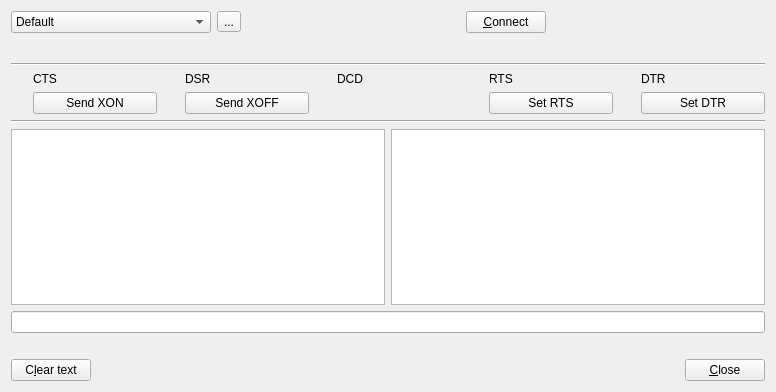
<?xml version="1.0" encoding="UTF-8"?>
<ui version="4.0">
 <class>SerialPortTestDialog</class>
 <widget class="QDialog" name="SerialPortTestDialog">
  <property name="geometry">
   <rect>
    <x>0</x>
    <y>0</y>
    <width>776</width>
    <height>392</height>
   </rect>
  </property>
  <property name="windowTitle">
   <string>Dialog</string>
  </property>
  <property name="windowIcon">
   <iconset resource="application.qrc">
    <normaloff>:/images/serial.png</normaloff>:/images/serial.png</iconset>
  </property>
  <layout class="QVBoxLayout" name="verticalLayout">
   <item>
    <layout class="QHBoxLayout" name="horizontalLayout">
     <item>
      <widget class="QComboBox" name="configBox">
       <property name="minimumSize">
        <size>
         <width>200</width>
         <height>0</height>
        </size>
       </property>
       <item>
        <property name="text">
         <string>Default</string>
        </property>
       </item>
      </widget>
     </item>
     <item>
      <widget class="QToolButton" name="configButton">
       <property name="text">
        <string>...</string>
       </property>
       <property name="icon">
        <iconset resource="application.qrc">
         <normaloff>:/images/serialconfig.png</normaloff>:/images/serialconfig.png</iconset>
       </property>
       <property name="arrowType">
        <enum>Qt::NoArrow</enum>
       </property>
      </widget>
     </item>
     <item>
      <spacer name="horizontalSpacer">
       <property name="orientation">
        <enum>Qt::Horizontal</enum>
       </property>
       <property name="sizeHint" stdset="0">
        <size>
         <width>40</width>
         <height>20</height>
        </size>
       </property>
      </spacer>
     </item>
     <item>
      <widget class="QPushButton" name="connectButton">
       <property name="text">
        <string>&amp;Connect</string>
       </property>
       <property name="icon">
        <iconset resource="application.qrc">
         <normaloff>:/images/connect_no.png</normaloff>:/images/connect_no.png</iconset>
       </property>
       <property name="checkable">
        <bool>true</bool>
       </property>
       <property name="autoDefault">
        <bool>false</bool>
       </property>
       <property name="default">
        <bool>false</bool>
       </property>
      </widget>
     </item>
     <item>
      <spacer name="horizontalSpacer_4">
       <property name="orientation">
        <enum>Qt::Horizontal</enum>
       </property>
       <property name="sizeHint" stdset="0">
        <size>
         <width>40</width>
         <height>20</height>
        </size>
       </property>
      </spacer>
     </item>
    </layout>
   </item>
   <item>
    <spacer name="verticalSpacer">
     <property name="orientation">
      <enum>Qt::Vertical</enum>
     </property>
     <property name="sizeHint" stdset="0">
      <size>
       <width>20</width>
       <height>40</height>
      </size>
     </property>
    </spacer>
   </item>
   <item>
    <widget class="Line" name="line_5">
     <property name="orientation">
      <enum>Qt::Horizontal</enum>
     </property>
    </widget>
   </item>
   <item>
    <layout class="QGridLayout" name="gridLayout">
     <item row="1" column="2">
      <widget class="QLabel" name="LedLabel11">
       <property name="enabled">
        <bool>true</bool>
       </property>
       <property name="toolTip">
        <string>Clear To Send</string>
       </property>
       <property name="text">
        <string>CTS</string>
       </property>
      </widget>
     </item>
     <item row="1" column="1">
      <widget class="QLabel" name="ctsLabel">
       <property name="enabled">
        <bool>false</bool>
       </property>
       <property name="maximumSize">
        <size>
         <width>16</width>
         <height>16777215</height>
        </size>
       </property>
       <property name="toolTip">
        <string>Clear To Send</string>
       </property>
       <property name="text">
        <string/>
       </property>
       <property name="pixmap">
        <pixmap resource="application.qrc">:/images/led.png</pixmap>
       </property>
      </widget>
     </item>
     <item row="1" column="3">
      <widget class="QLabel" name="dsrLabel">
       <property name="enabled">
        <bool>false</bool>
       </property>
       <property name="maximumSize">
        <size>
         <width>16</width>
         <height>16777215</height>
        </size>
       </property>
       <property name="toolTip">
        <string>Data Set Ready </string>
       </property>
       <property name="text">
        <string/>
       </property>
       <property name="pixmap">
        <pixmap resource="application.qrc">:/images/led.png</pixmap>
       </property>
      </widget>
     </item>
     <item row="1" column="4">
      <widget class="QLabel" name="LedLabel22">
       <property name="enabled">
        <bool>true</bool>
       </property>
       <property name="toolTip">
        <string>Data Set Ready </string>
       </property>
       <property name="text">
        <string>DSR</string>
       </property>
      </widget>
     </item>
     <item row="1" column="5">
      <widget class="QLabel" name="dcdLabel">
       <property name="enabled">
        <bool>false</bool>
       </property>
       <property name="maximumSize">
        <size>
         <width>16</width>
         <height>16777215</height>
        </size>
       </property>
       <property name="toolTip">
        <string>Data Carrier Detect</string>
       </property>
       <property name="text">
        <string/>
       </property>
       <property name="pixmap">
        <pixmap resource="application.qrc">:/images/led.png</pixmap>
       </property>
      </widget>
     </item>
     <item row="1" column="6">
      <widget class="QLabel" name="LedLabel33">
       <property name="enabled">
        <bool>true</bool>
       </property>
       <property name="toolTip">
        <string>Data Carrier Detect</string>
       </property>
       <property name="text">
        <string>DCD</string>
       </property>
      </widget>
     </item>
     <item row="1" column="7">
      <widget class="QLabel" name="rtsLabel">
       <property name="enabled">
        <bool>false</bool>
       </property>
       <property name="maximumSize">
        <size>
         <width>16</width>
         <height>16777215</height>
        </size>
       </property>
       <property name="toolTip">
        <string>Request To Send</string>
       </property>
       <property name="text">
        <string/>
       </property>
       <property name="pixmap">
        <pixmap resource="application.qrc">:/images/led.png</pixmap>
       </property>
      </widget>
     </item>
     <item row="1" column="8">
      <widget class="QLabel" name="LedLabel44">
       <property name="enabled">
        <bool>true</bool>
       </property>
       <property name="toolTip">
        <string>Request To Send</string>
       </property>
       <property name="text">
        <string>RTS</string>
       </property>
      </widget>
     </item>
     <item row="1" column="9">
      <widget class="QLabel" name="dtrLabel">
       <property name="enabled">
        <bool>false</bool>
       </property>
       <property name="maximumSize">
        <size>
         <width>16</width>
         <height>16777215</height>
        </size>
       </property>
       <property name="toolTip">
        <string>Data Terminal Ready</string>
       </property>
       <property name="text">
        <string/>
       </property>
       <property name="pixmap">
        <pixmap resource="application.qrc">:/images/led.png</pixmap>
       </property>
      </widget>
     </item>
     <item row="1" column="10">
      <widget class="QLabel" name="LedLabel55">
       <property name="enabled">
        <bool>true</bool>
       </property>
       <property name="toolTip">
        <string>Data Terminal Ready</string>
       </property>
       <property name="text">
        <string>DTR</string>
       </property>
      </widget>
     </item>
     <item row="2" column="10">
      <widget class="QPushButton" name="setDtrButton">
       <property name="enabled">
        <bool>true</bool>
       </property>
       <property name="toolTip">
        <string>Data Terminal Ready</string>
       </property>
       <property name="text">
        <string>Set DTR</string>
       </property>
       <property name="checkable">
        <bool>true</bool>
       </property>
       <property name="autoDefault">
        <bool>false</bool>
       </property>
      </widget>
     </item>
     <item row="2" column="2">
      <widget class="QPushButton" name="setXonButton">
       <property name="enabled">
        <bool>true</bool>
       </property>
       <property name="text">
        <string>Send XON</string>
       </property>
       <property name="checkable">
        <bool>true</bool>
       </property>
       <property name="autoDefault">
        <bool>false</bool>
       </property>
      </widget>
     </item>
     <item row="2" column="8">
      <widget class="QPushButton" name="setRtsButton">
       <property name="enabled">
        <bool>true</bool>
       </property>
       <property name="toolTip">
        <string>Request To Send</string>
       </property>
       <property name="text">
        <string>Set RTS</string>
       </property>
       <property name="checkable">
        <bool>true</bool>
       </property>
       <property name="autoDefault">
        <bool>false</bool>
       </property>
      </widget>
     </item>
     <item row="2" column="4">
      <widget class="QPushButton" name="setXoffButton">
       <property name="enabled">
        <bool>true</bool>
       </property>
       <property name="text">
        <string>Send XOFF</string>
       </property>
       <property name="checkable">
        <bool>true</bool>
       </property>
       <property name="autoDefault">
        <bool>false</bool>
       </property>
      </widget>
     </item>
    </layout>
   </item>
   <item>
    <widget class="Line" name="line_6">
     <property name="orientation">
      <enum>Qt::Horizontal</enum>
     </property>
    </widget>
   </item>
   <item>
    <layout class="QHBoxLayout" name="horizontalLayout_4">
     <item>
      <widget class="QPlainTextEdit" name="textEdit">
       <property name="lineWrapMode">
        <enum>QPlainTextEdit::NoWrap</enum>
       </property>
       <property name="readOnly">
        <bool>true</bool>
       </property>
      </widget>
     </item>
     <item>
      <widget class="QPlainTextEdit" name="hexTextEdit">
       <property name="lineWrapMode">
        <enum>QPlainTextEdit::NoWrap</enum>
       </property>
       <property name="readOnly">
        <bool>true</bool>
       </property>
      </widget>
     </item>
    </layout>
   </item>
   <item>
    <widget class="QLineEdit" name="sendLineEdit">
     <property name="readOnly">
      <bool>true</bool>
     </property>
    </widget>
   </item>
   <item>
    <widget class="QLabel" name="errorLabel">
     <property name="font">
      <font>
       <weight>75</weight>
       <bold>true</bold>
      </font>
     </property>
     <property name="text">
      <string/>
     </property>
    </widget>
   </item>
   <item>
    <layout class="QHBoxLayout" name="horizontalLayout_2">
     <item>
      <widget class="QPushButton" name="clearButton">
       <property name="text">
        <string>C&amp;lear text</string>
       </property>
       <property name="icon">
        <iconset resource="application.qrc">
         <normaloff>:/images/editdelete.png</normaloff>:/images/editdelete.png</iconset>
       </property>
       <property name="autoDefault">
        <bool>false</bool>
       </property>
      </widget>
     </item>
     <item>
      <spacer name="horizontalSpacer_2">
       <property name="orientation">
        <enum>Qt::Horizontal</enum>
       </property>
       <property name="sizeHint" stdset="0">
        <size>
         <width>40</width>
         <height>20</height>
        </size>
       </property>
      </spacer>
     </item>
     <item>
      <widget class="QPushButton" name="closeButton">
       <property name="text">
        <string>&amp;Close</string>
       </property>
       <property name="icon">
        <iconset resource="application.qrc">
         <normaloff>:/images/window-close.png</normaloff>:/images/window-close.png</iconset>
       </property>
       <property name="autoDefault">
        <bool>false</bool>
       </property>
      </widget>
     </item>
    </layout>
   </item>
  </layout>
 </widget>
 <resources>
  <include location="application.qrc"/>
 </resources>
 <connections/>
</ui>
